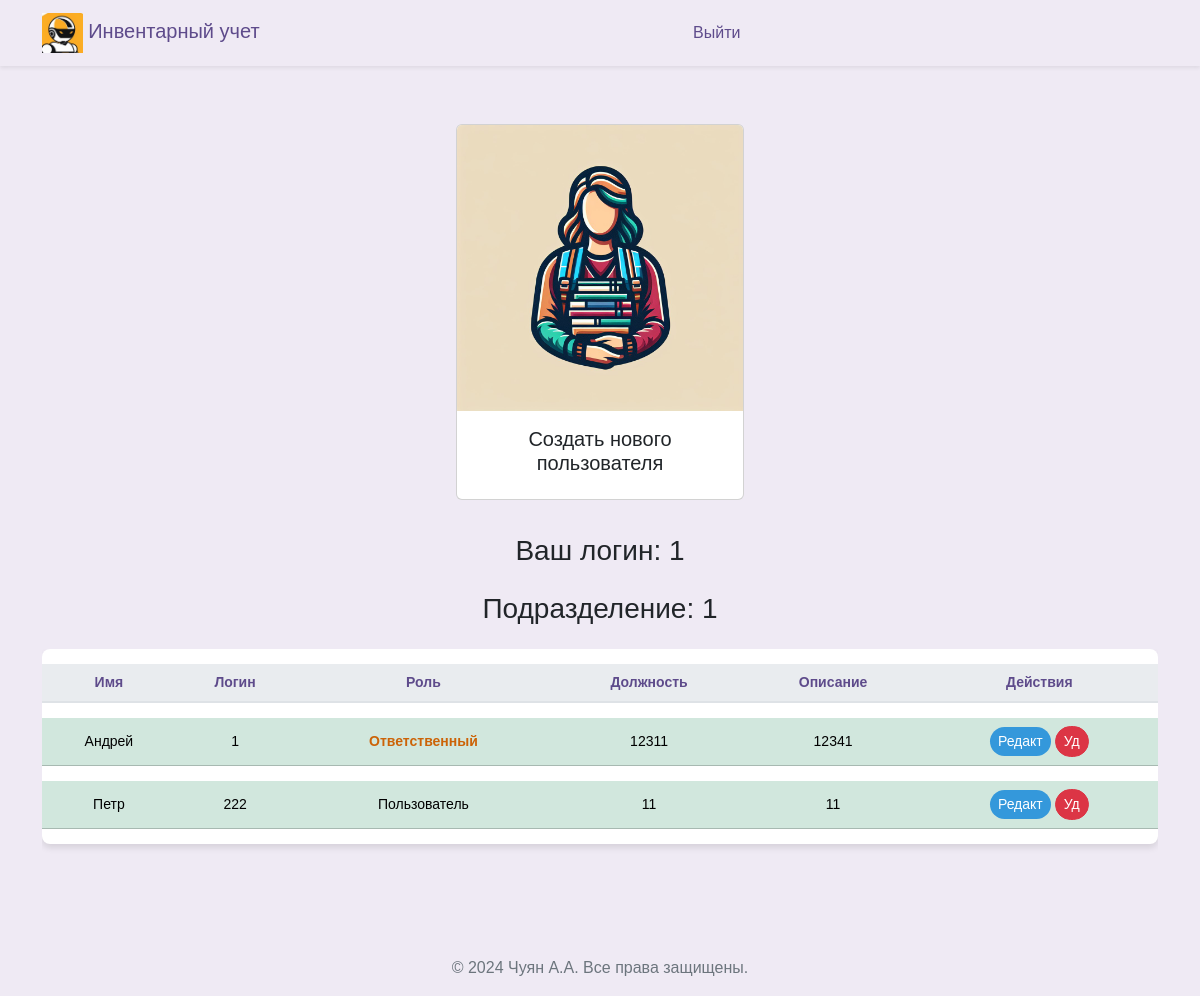
The app's page /workers (signed in) with its own data.
### src/database/models.py (models this page shows, shortened)
class Worker(Base):
    __tablename__ = "worker"
    id = Column(Integer, primary_key=True)
    role = Column(Enum(Role), default=Role.guest)
    fio = Column(String)
    name = Column(String, unique=True)
    password = Column(String)
    department = Column(String)
    position = Column(String)
    description = Column(String, default=None)
    conn_worker_arm = relationship(
        "Arm", back_populates="conn_arm_worker"
    )

### src/frontend/router.py (the view)
@router.get("/workers")
async def get_workers(
    request: Request,
    worker: Worker = Depends(get_worker_or_redirect),
    session: AsyncSession = Depends(get_session),
):
    data = await CRUDWorker.get_all_worker_sorted(session)
    return templates.TemplateResponse(
        "workers/index.html",
        {"request": request, "worker": worker, "data": data},
    )

### src/frontend/template/workers/index.html (shortened to what this page needs)
{% extends "base/base.html" %}
{% block content %}
<head>
</head>
<div class="d-flex justify-content-center align-items-center">
  <a class="nav-link" href="#" data-bs-toggle="modal" data-bs-target="#createWorkerModal" data-bs-workerdepartment="{{worker.department}}">
    <div class="card" style="width: 18rem; margin: 10px;">
      <img src="../frontend/assets/img/workers.jpg" class="card-img-top" alt="...">
      <div class="card-body">
        <h5 class="card-title" style="text-align: center;">Создать нового пользователя</h5>
      </div>
    </div>
  </a>
</div>
<div class="row ">
  <div class="col-12">
    <h3 class="mb-4" style="margin-bottom: 60px; text-align: center;">Ваш логин: {{ worker.name }}</h3>
    <h3 class="mb-4" style="margin-bottom: 60px; text-align: center;">Подразделение: {{ worker.department }}</h3>
    <div class="table-responsive">
      <table class="table table-hover table-shadow table-rounded ">
        <thead>
          <tr>
            <th scope="col" >Имя</th>
            <th scope="col" >Логин</th>
            <th scope="col" >Роль</th>
            <th scope="col" >Должность</th>
            <th scope="col" >Описание</th>
            <th scope="col" >Действия</th>
          </tr>
        </thead>
        <tbody class="text-center">
          {% for worker_tuple in data %}
            {% set workers = worker_tuple %}
              {% if workers.department == worker.department and workers.role.name != "admin"%}
                <tr class="table-success " >
                  <td>{{ workers.fio }}</td>
                  <td>{{ workers.name }}</td>
                  <td>{% if workers.role.name == 'user' %}<span class="orange-bold-text">Ответственный</span>{% elif workers.role.name == 'admin' %}<span class="red-bold-text">Администратор</span> {% else %}Пользователь{% endif %}</td>
                  <td>{{ workers.position }}</td>
                  <td>{{ workers.description }}</td>
                  <td>
                    <button type="button" class="btn btn-primary btn-sm" style="background-color: #3498db; color: white;"
                      data-bs-toggle="modal"
                      data-bs-target="#updateModal"
                      data-bs-1="{{workers.fio}}"
                      data-bs-2="{{workers.name}}"
                      data-bs-3="{{workers.position}}"
                      data-bs-4="{{workers.description}}"
                      data-bs-5= "{{workers.id}}"
                      data-bs-6= "{{workers.department}}"
                      data-bs-7= "{{workers.role}}">
                      Редакт
                    </button>
                    <button type="button" class="btn btn-danger btn-sm" style="color: white;"
                      onclick="deleteWorker('{{ workers.id }}')">
                      Уд
                    </button>
                  </td>
                </tr>
                {% endif %}
          {% endfor %}
        </tbody>
      </table>
    </div>
  </div>
</div>
{% endblock %}

### src/frontend/assets/css/base.css (style rules this page uses)
body { margin: 0; font-family: 'Nunito Sans', Arial, sans-serif; background-color: #efeaf4; }
.navbar-brand, .nav-link { color: #5e4b8b !important; }
.nav-link { margin: 0 10px; border-radius: 20px; transition: background-color 0.3s, color 0.3s; }
.table { background-color: #ffffff; color: #5e4b8b; border-collapse: separate; border-spacing: 0 15px; }
.table th, .table td { border-top: none !important; vertical-align: middle; }
.table thead th { background-color: #e9ecef; color: #5e4b8b; border-bottom: 2px solid #dee2e6; }
.table .btn, .table a { color: #7e57c2; transition: color 0.3s; }
.table td { padding: .5rem; }
.table-rounded { border-radius: .5rem; overflow: hidden; }
.table-shadow { box-shadow: 0 4px 6px rgba(0, 0, 0, 0.1); }
.btn { border-radius: 20px; }
.btn-primary { background-color: #8e44b0; border: none; color: #ffffff; transition: background-color 0.3s, color 0.3s, box-shadow 0.3s; }

### src/frontend/template/workers/index.html (style rules this page uses)
table { font-family: Arial, sans-serif; }
td { font-size: 14px; }
th { text-align: center; font-size: 14px; }
.orange-bold-text { color: rgb(204, 99, 7); font-weight: bold; }

### records on screen
Worker: name "1", department "1", fio "Андрей", role "Ответственный", position "12311", description "12341"
Worker: fio "Петр", name "222", role "Пользователь", position "11", description "11"
